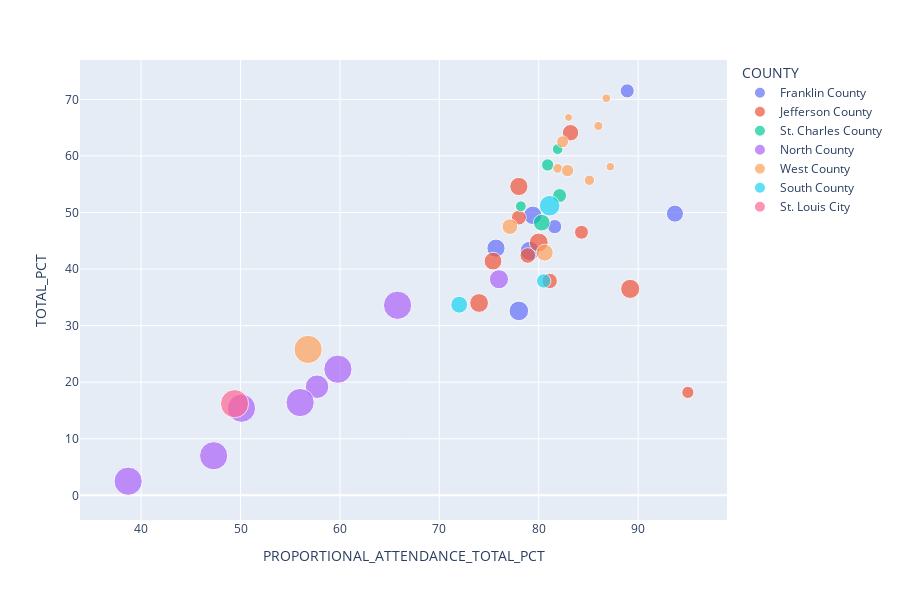

The cell this chart's notebook holds for it:
### Code cell
#Plotly
fig = px.scatter(fr_att_merge_filter_df, x="PROPORTIONAL_ATTENDANCE_TOTAL_PCT", y = 'TOTAL_PCT',
                color = 'COUNTY', size= "FR_PCT", hover_data=["District Name"], width=900, height=600)

fig.write_html("SavageSTLCounties.html")
fig.show()

### Figure 1 — Plotly figure (JSON) as saved in the notebook; plotly's stock layout.template omitted (floating-point values rounded to 4 significant figures)
{"data": [{"customdata": [["FRANKLIN CO. R-II"], ["MERAMEC VALLEY R-III"], ["UNION R-XI"], ["ST. CLAIR R-XIII"], ["SULLIVAN"], ["NEW HAVEN"], ["WASHINGTON"]], "hovertemplate": "COUNTY=Franklin County<br>PROPORTIONAL_ATTENDANCE_TOTAL_PCT=%{x}<br>TOTAL_PCT=%{y}<br>FR_PCT=%{marker.size}<br>District Name=%{customdata[0]}<extra></extra>", "legendgroup": "Franklin County", "marker": {"color": "#636efa", "size": [24.8, 41.4, 42.3, 48.1, 46.8, 36.4, 25.4], "sizemode": "area", "sizeref": 0.25, "symbol": "circle"}, "mode": "markers", "name": "Franklin County", "orientation": "v", "showlegend": true, "type": "scatter", "x": [88.9, 75.7, 79.4, 78, 79.1, 93.7, 81.6], "xaxis": "x", "y": [71.5, 43.7, 49.5, 32.6, 43.2, 49.8, 47.5], "yaxis": "y"}, {"customdata": [["NORTHWEST R-I"], ["GRANDVIEW R-II"], ["HILLSBORO R-III"], ["DUNKLIN R-V"], ["FESTUS R-VI"], ["JEFFERSON CO. R-VII"], ["SUNRISE R-IX"], ["WINDSOR C-1"], ["FOX C-6"], ["CRYSTAL CITY 47"], ["DESOTO 73"]], "hovertemplate": "COUNTY=Jefferson County<br>PROPORTIONAL_ATTENDANCE_TOTAL_PCT=%{x}<br>TOTAL_PCT=%{y}<br>FR_PCT=%{marker.size}<br>District Name=%{customdata[0]}<extra></extra>", "legendgroup": "Jefferson County", "marker": {"color": "#EF553B", "size": [39.5, 18.5, 30.6, 44, 33.8, 24.2, 45.8, 29.7, 27.5, 44.6, 41.5], "sizemode": "area", "sizeref": 0.25, "symbol": "circle"}, "mode": "markers", "name": "Jefferson County", "orientation": "v", "showlegend": true, "type": "scatter", "x": [75.4, 95, 78.9, 74, 83.2, 84.3, 89.2, 81.1, 78, 80, 78], "xaxis": "x", "y": [41.4, 18.2, 42.4, 34, 64.1, 46.5, 36.5, 37.9, 49.1, 44.7, 54.6], "yaxis": "y"}, {"customdata": [["FT. ZUMWALT R-II"], ["FRANCIS HOWELL R-III"], ["WENTZVILLE R-IV"], ["ST. CHARLES R-VI"], ["ORCHARD FARM R-V"]], "hovertemplate": "COUNTY=St. Charles County<br>PROPORTIONAL_ATTENDANCE_TOTAL_PCT=%{x}<br>TOTAL_PCT=%{y}<br>FR_PCT=%{marker.size}<br>District Name=%{customdata[0]}<extra></extra>", "legendgroup": "St. Charles County", "marker": {"color": "#00cc96", "size": [18.9, 14.2, 14.8, 35, 24.3], "sizemode": "area", "sizeref": 0.25, "symbol": "circle"}, "mode": "markers", "name": "St. Charles County", "orientation": "v", "showlegend": true, "type": "scatter", "x": [80.9, 81.9, 78.2, 80.3, 82.1], "xaxis": "x", "y": [58.4, 61.2, 51.1, 48.2, 53], "yaxis": "y"}, {"customdata": [["HAZELWOOD"], ["FERGUSON-FLORISSANT R-II"], ["PATTONVILLE R-III"], ["HANCOCK PLACE"], ["JENNINGS"], ["NORMANDY SCHOOLS COLLABORATIVE"], ["RITENOUR"], ["RIVERVIEW GARDENS"]], "hovertemplate": "COUNTY=North County<br>PROPORTIONAL_ATTENDANCE_TOTAL_PCT=%{x}<br>TOTAL_PCT=%{y}<br>FR_PCT=%{marker.size}<br>District Name=%{customdata[0]}<extra></extra>", "legendgroup": "North County", "marker": {"color": "#ab63fa", "size": [69.4, 99.9, 45.9, 100, 100, 99.7, 99.9, 100], "sizemode": "area", "sizeref": 0.25, "symbol": "circle"}, "mode": "markers", "name": "North County", "orientation": "v", "showlegend": true, "type": "scatter", "x": [57.7, 56, 76, 65.8, 50.1, 47.3, 59.8, 38.7], "xaxis": "x", "y": [19.2, 16.4, 38.2, 33.6, 15.4, 7, 22.3, 2.5], "yaxis": "y"}, {"customdata": [["ROCKWOOD R-VI"], ["KIRKWOOD R-VII"], ["LINDBERGH SCHOOLS"], ["PARKWAY C-2"], ["BRENTWOOD"], ["CLAYTON"], ["LADUE"], ["MAPLEWOOD-RICHMOND HEIGHTS"], ["UNIVERSITY CITY"], ["VALLEY PARK"], ["WEBSTER GROVES"]], "hovertemplate": "COUNTY=West County<br>PROPORTIONAL_ATTENDANCE_TOTAL_PCT=%{x}<br>TOTAL_PCT=%{y}<br>FR_PCT=%{marker.size}<br>District Name=%{customdata[0]}<extra></extra>", "legendgroup": "West County", "marker": {"color": "#FFA15A", "size": [11.9, 9, 13.5, 19, 18.1, 9.1, 8, 30.9, 99.8, 36.3, 10.2], "sizemode": "area", "sizeref": 0.25, "symbol": "circle"}, "mode": "markers", "name": "West County", "orientation": "v", "showlegend": true, "type": "scatter", "x": [81.9, 87.2, 85.1, 82.9, 82.4, 86.8, 83, 77.1, 56.8, 80.6, 86], "xaxis": "x", "y": [57.8, 58.1, 55.7, 57.4, 62.5, 70.2, 66.8, 47.5, 25.8, 42.9, 65.3], "yaxis": "y"}, {"customdata": [["MEHLVILLE R-IX"], ["AFFTON 101"], ["BAYLESS"]], "hovertemplate": "COUNTY=South County<br>PROPORTIONAL_ATTENDANCE_TOTAL_PCT=%{x}<br>TOTAL_PCT=%{y}<br>FR_PCT=%{marker.size}<br>District Name=%{customdata[0]}<extra></extra>", "legendgroup": "South County", "marker": {"color": "#19d3f3", "size": [26, 35.7, 52.7], "sizemode": "area", "sizeref": 0.25, "symbol": "circle"}, "mode": "markers", "name": "South County", "orientation": "v", "showlegend": true, "type": "scatter", "x": [80.5, 72, 81.1], "xaxis": "x", "y": [37.9, 33.7, 51.2], "yaxis": "y"}, {"customdata": [["ST. LOUIS CITY"]], "hovertemplate": "COUNTY=St. Louis City<br>PROPORTIONAL_ATTENDANCE_TOTAL_PCT=%{x}<br>TOTAL_PCT=%{y}<br>FR_PCT=%{marker.size}<br>District Name=%{customdata[0]}<extra></extra>", "legendgroup": "St. Louis City", "marker": {"color": "#FF6692", "size": [99.2], "sizemode": "area", "sizeref": 0.25, "symbol": "circle"}, "mode": "markers", "name": "St. Louis City", "orientation": "v", "showlegend": true, "type": "scatter", "x": [49.4], "xaxis": "x", "y": [16.2], "yaxis": "y"}], "layout": {"height": 600, "legend": {"itemsizing": "constant", "title": {"text": "COUNTY"}, "tracegroupgap": 0}, "margin": {"t": 60}, "width": 900, "xaxis": {"anchor": "y", "autorange": true, "domain": [0, 1], "range": [33.82, 98.95], "title": {"text": "PROPORTIONAL_ATTENDANCE_TOTAL_PCT"}, "type": "linear"}, "yaxis": {"anchor": "x", "autorange": true, "domain": [0, 1], "range": [-4.361, 76.96], "title": {"text": "TOTAL_PCT"}, "type": "linear"}}}
